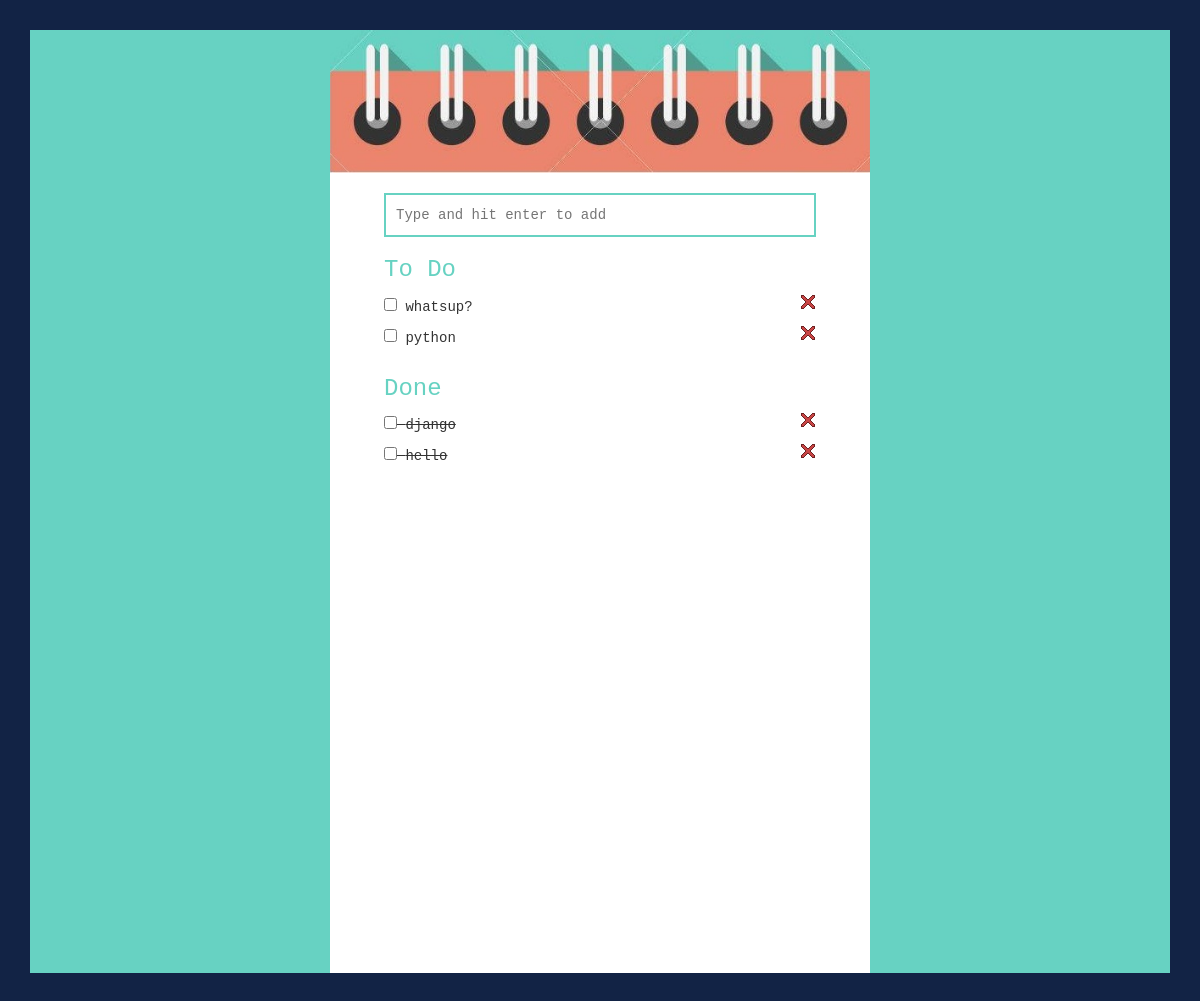
Before: / with the older database file.
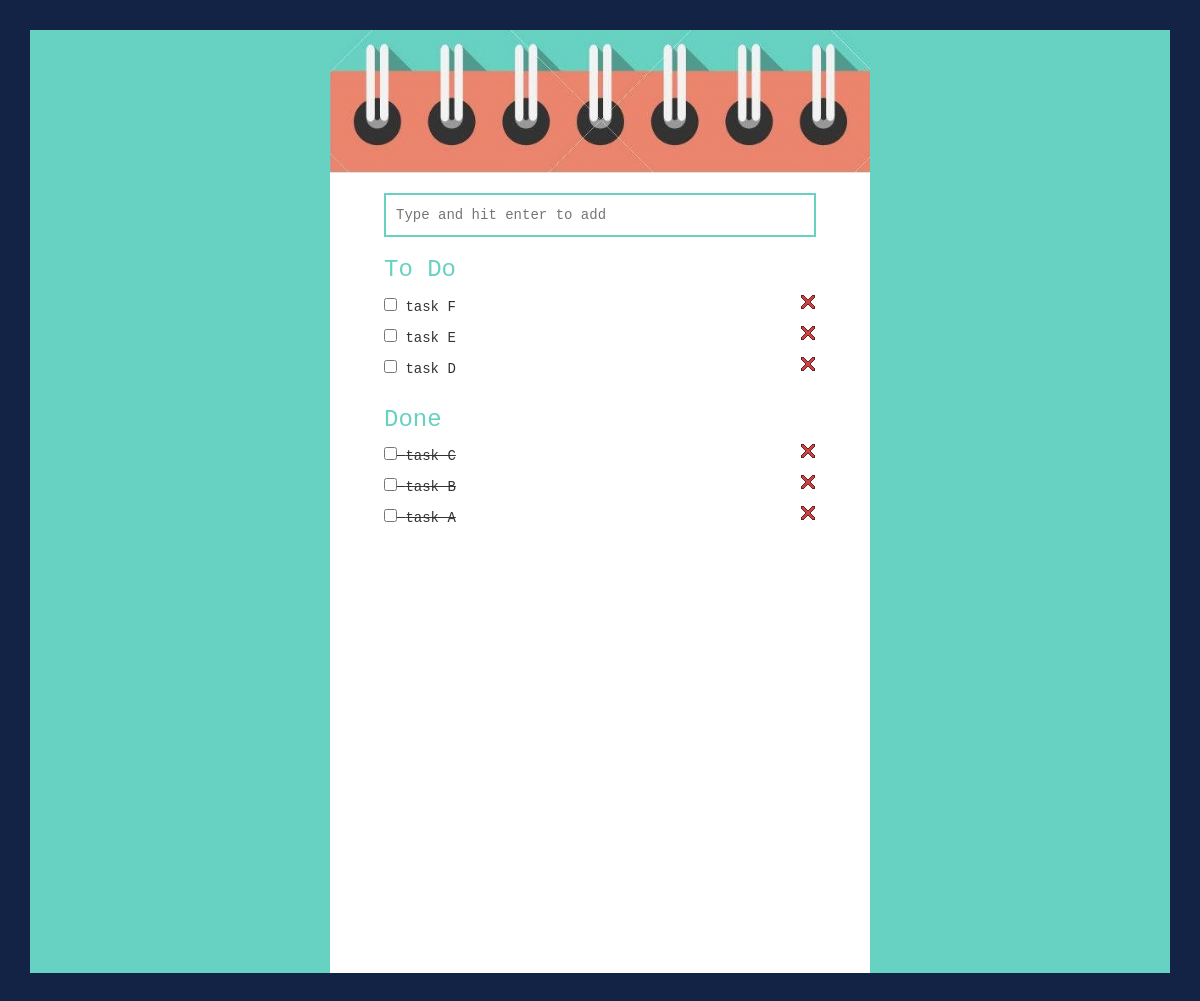
After: the same page with the newer database file.
### todo/models.py (models this page shows, shortened)
class task(models.Model):
	taskid = models.AutoField(primary_key=True)
	taskName = models.CharField(max_length=256)
	isDone = models.BooleanField(default=False)
	createdAt = models.DateTimeField(default=timezone.now)
	doneAt = models.DateTimeField(null=True,blank=True)

### todo/views.py (the view, shortened to what this page needs)
# urls.py: url(r'^$',views.tasklist.as_view(),name='task'),
class tasklist(APIView):
	renderer_classes = [TemplateHTMLRenderer]
	template_name = 'homepage.html'
	def get(self, request):
		toDoTasks=task.objects.filter(isDone=False).order_by('-taskid')
		doneTasks=task.objects.filter(isDone=True).order_by('-taskid')
		return Response({'toDoTasks':toDoTasks,'doneTasks':doneTasks})

### todo/templates/homepage.html (shortened to what this page needs)
<html>
  <head>
    <link rel="stylesheet" href="https://maxcdn.bootstrapcdn.com/bootstrap/3.3.7/css/bootstrap.min.css">
    <link rel="stylesheet" href="../static/custom.css">
  </head>
  <body class="background-color">
  		<div class="container-fluid box">
  			<div class="row">
  				<div class="col-xs-hidden col-sm-3"></div>
  				<div class="col-xs-12 col-sm-6">
  					<img src="../static/spiral.jpg" class="img-responsive" style="width:100%" alt="Image">
  					<div class="notepad">
  						<form action="{% url 'task' %}" method="POST">
  							<input class="margin-left-10" type="text" name="taskName" id="addTask" placeholder="Type and hit enter to add">
  						</form>
  						<h3>To Do</h3>
  						<ul id="undoneList">
						    {% for task in toDoTasks %}
						    <li>
                  <div class="task margin-left-10 margin-right-10">
  						    	<form action="done/{{task.taskid}}" class="checkboxform">
  						    		<input style="display:inline-block;" type="checkbox" onchange="$(this).closest('form').submit();">
  						    	</form>
  						    	<span value="{{task.taskid}}" class="item">{{task.taskName}}</span>
  						    	<span value="{{task.taskid}}" class="itemdelete pull-right"><img src="../static/cross.gif"></span>
                  </div>
						    </li>
						    {% endfor %}
						</ul>
  						<h3>Done</h3>
  						<ul id="doneList">
						    {% for task in doneTasks %}
                <li>
                  <div class="task margin-left-10 margin-right-10">
                    <form action="undone/{{task.taskid}}" class="checkboxform">
                      <input style="display:inline-block;" type="checkbox" onchange="$(this).closest('form').submit();">
                    </form>
                    <span value="{{task.taskid}}" class="item">{{task.taskName}}</span>
                    <span class="itemdelete pull-right" value="{{task.taskid}}"><img src="../static/cross.gif"></span>
                  </div>
                </li>
						    {% endfor %}
						</ul>
  					</div>
  				</div>
  				<div class="col-xs-hidden col-sm-3"></div>
  			</div>
  		</div>
  </body>
</html>

### todo/static/custom.css (style rules this page uses)
.background-color { background-color: #122345; }
.margin-right-10 { margin-right:10%; }
.margin-left-10 { margin-left: 10%; }
.notepad { background-color:#FFFFFF; height:100% }
body { font-family: monospace; }
.box { margin: 30px; background-color:#67D2C2 ; }
h3 { margin-left: 10%;color:#67D2C2; }
#addTask { margin-top: 20px; width:80%; border: 2px solid #67D2C2; padding: 10px; }
ul { list-style: none; margin: 0; padding: 0; }
.checkboxform { display: inline-block; }
#doneList { text-decoration:line-through; }

Changed rows visible on the page:
removed task: {{ task.taskid }} 73 (drawn), taskName "whatsup?", shown under "To Do"
removed task: {{ task.taskid }} 72 (drawn), taskName "python", shown under "To Do"
removed task: {{ task.taskid }} 71 (drawn), taskName "django", shown under "Done"
removed task: {{ task.taskid }} 70 (drawn), taskName "hello", shown under "Done"
added task: {{ task.taskid }} 79 (drawn), taskName "task F", shown under "To Do"
added task: {{ task.taskid }} 78 (drawn), taskName "task E", shown under "To Do"
added task: {{ task.taskid }} 77 (drawn), taskName "task D", shown under "To Do"
added task: {{ task.taskid }} 76 (drawn), taskName "task C", shown under "Done"
added task: {{ task.taskid }} 75 (drawn), taskName "task B", shown under "Done"
added task: {{ task.taskid }} 74 (drawn), taskName "task A", shown under "Done"
